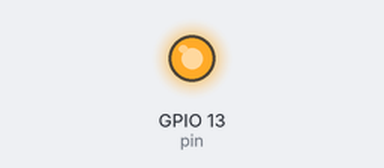
Bench run of a program on a simulated ESP32 board running MicroPython. Parts: output pins drawn as LEDs (lit = HIGH). At 0.0 s the program stops and its outputs stay as they are.

Above: at 0.1 s.
Timing chart, 0 to 1.5 s (numbered marks = the images above):
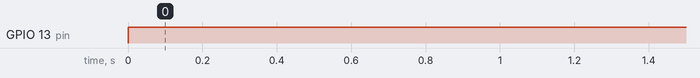

The program:

main.py.py
```python
from machine import Pin
#we are working on ESP32 so we need to import the Pin library from the machine library
import time
#we need to import the utime library for the delay function

pin = Pin("D13", Pin.OUT) # this is slightly different than Raspberry Pi Pico
pin.on()
```

Measured:
- by itself, GPIO 13 (pin): LOW → HIGH at 0.00 s
